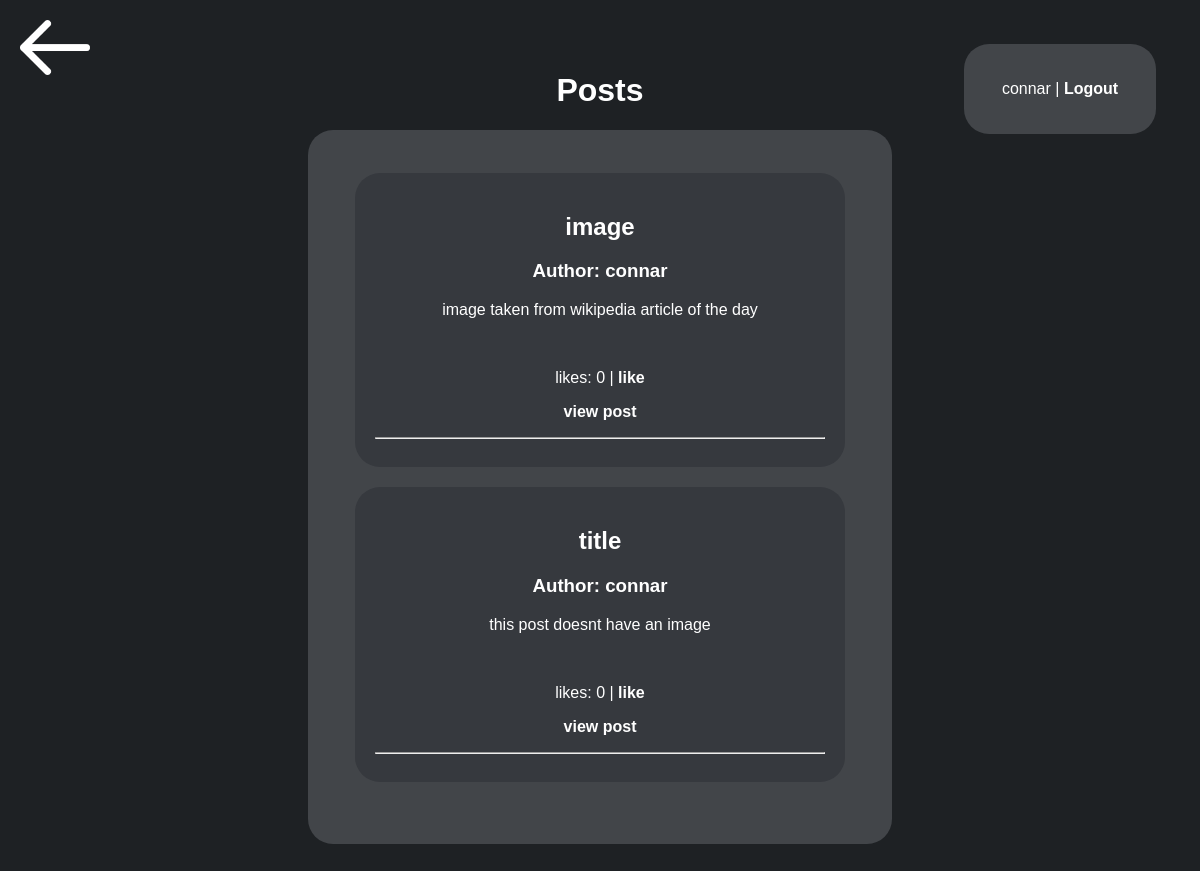
Page /recipient (signed in) on the committed database.
### app.py (models this page shows, shortened)
class entry(db.Model):
    id = db.Column(db.Integer, primary_key=True)
    title = db.Column(db.String(150), nullable=False)
    content = db.Column(db.String(400), nullable=False)
    image = db.Column(db.String(500), nullable=True)
    date_created = db.Column(db.DateTime, default=datetime.now)
    votes = db.Column(db.Integer, default=0)
    author = db.Column(db.Integer, nullable=False)
    author_name = db.Column(db.String(20), nullable=False)
    comments = db.relationship('comment', backref="entry", lazy=True, cascade='all, delete')

class User(UserMixin, db.Model):
    id = db.Column(db.Integer, primary_key=True)
    name = db.Column(db.String(20), nullable=False)
    pw_hash = db.Column(db.String(400), nullable=False)

### app.py (the view)
@app.route('/recipient')
def viewentries():
    submissions = entry.query.order_by(entry.date_created).all()
    return render_template('recipient.html', submissions=submissions, logged_in=current_user.is_authenticated, name=current_user.name)

### app.py (called while the page is built)
@login_manager.user_loader
def load_user(user_id):
    return User.query.get(int(user_id))

### templates/recipient.html (shortened to what this page needs)
{% extends 'base.html' %}
{% block body %}
<a href="/"><img src="{{ url_for('static', filename='images/back-arrow.png') }}" class="back"></a>
<h1>Posts</h1>
<div class="box">
    {% for entry in submissions %}
        <div class="postbox">
            <h2>{{ entry.title }}</h2>
            <h3>Author: {{ entry.author_name }}</h3>
            <p>{{ entry.content }}</p>
            <br>
            <p>likes: {{ entry.votes }} | <a href="/upvote-post/{{ entry.id }}" class="post-link">like</a></p>
            <p><b><a href="/post/{{entry.id}}" class="post-link">view post</a></b></p>
            {% if submissions|length > 1 %}
                <hr>
            {% endif %}
        </div>
    {% endfor %}
</div>
{% if logged_in %}
    <div class="login-bar">
        {{ name }} | <a href="/logout">Logout</a>
    </div>
{% else %}
    <div class="login-bar">
        <a href="/login">Login</a> | <a href="/signup">Signup</a>
    </div>
{% endif %}
<div class="messages">
</div>
{% endblock %}

### static/css/main.css (style rules this page uses)
body { background-color: rgb(30,33,36); font-family: sans-serif; text-align: center; margin: 6%; color: white; }
.box { background-color: rgb(66, 69, 73); width: 40%; min-width: 500px; margin:auto; border-radius: 25px; padding: 4%; }
img.back { position:absolute; width: 70px; top: 20px; left: 20px; }
.postbox { background-color: rgb(54,57,62); width: 90%; min-width: 450px; margin:auto; border-radius: 25px; padding: 4%; color:white; margin-bottom: 20px; }
a { color:white; font-weight:bold; text-decoration: none; }
.login-bar { background-color: rgb(66, 69, 73); margin: 2%; padding: 3%; width: 10%; border-radius: 25px; position: fixed; top: 20px; right: 20px; }
.messages { margin: 2%; padding: 3%; width: 10%; border-radius: 25px; position: fixed; top: 20px; left: 20px; }

### rows in the picture
entry: title "image", author_name "connar", content "image taken from wikipedia article of the day", votes "0"
entry: title "title", author_name "connar", content "this post doesnt have an image", votes "0"
User: name "connar"
